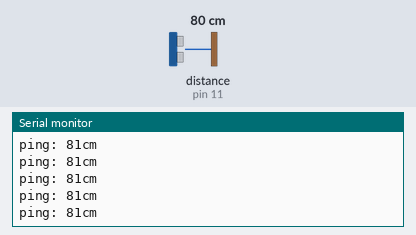
Bench run of a sketch on a simulated Arduino Uno, built with avr-gcc and run on an emulated ATmega328P. Parts: the last lines printed to the serial monitor. The inputs (shaded band) are chosen by the test bench; at power-on: distance to the obstacle (sensor on pin 11) 80 cm. The echo pulse lasts 58.3 µs per cm.

Above: at 1.2 s.
1.3 s: distance to the obstacle (sensor on pin 11) set to 4 cm
At 1.34 s:
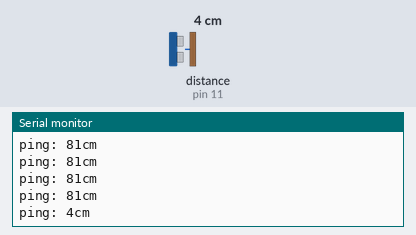
4.3 s: distance to the obstacle (sensor on pin 11) set to 2 cm
At 4.31 s:
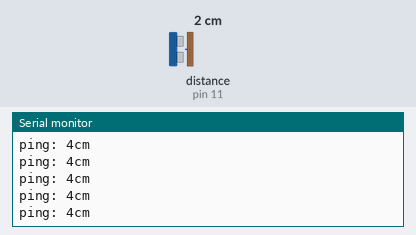
Timing chart, 0 to 7.3 s (numbered marks = the images above; inputs shaded):
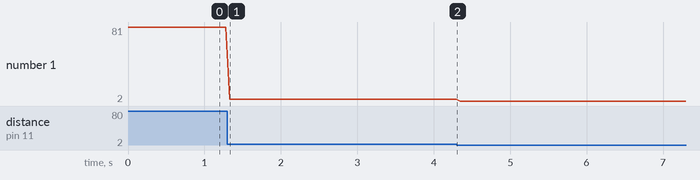

Measured:
- after the input at 1.3 s, the serial monitor: prints a new line at once (image 1)
- plotted number 1: 81 → 4 after the input at 1.3 s, 4 → 2 after the input at 4.3 s

The sketch:

Ultrasonicotest-01.ino
```cpp
#include <NewPing.h>

#define TRIGGER_PING 12
#define ECHO_PIN 11
#define MAX_DISTANCE 200

NewPing sonar(TRIGGER_PING, ECHO_PIN, MAX_DISTANCE);

void setup() {
  Serial.begin(9600);
  Serial.print(sonar.ping_cm());
}

void loop() {
  delay(50);
  Serial.print("ping: ");
  Serial.print(sonar.ping_cm());
  Serial.println("cm");
  }
```
